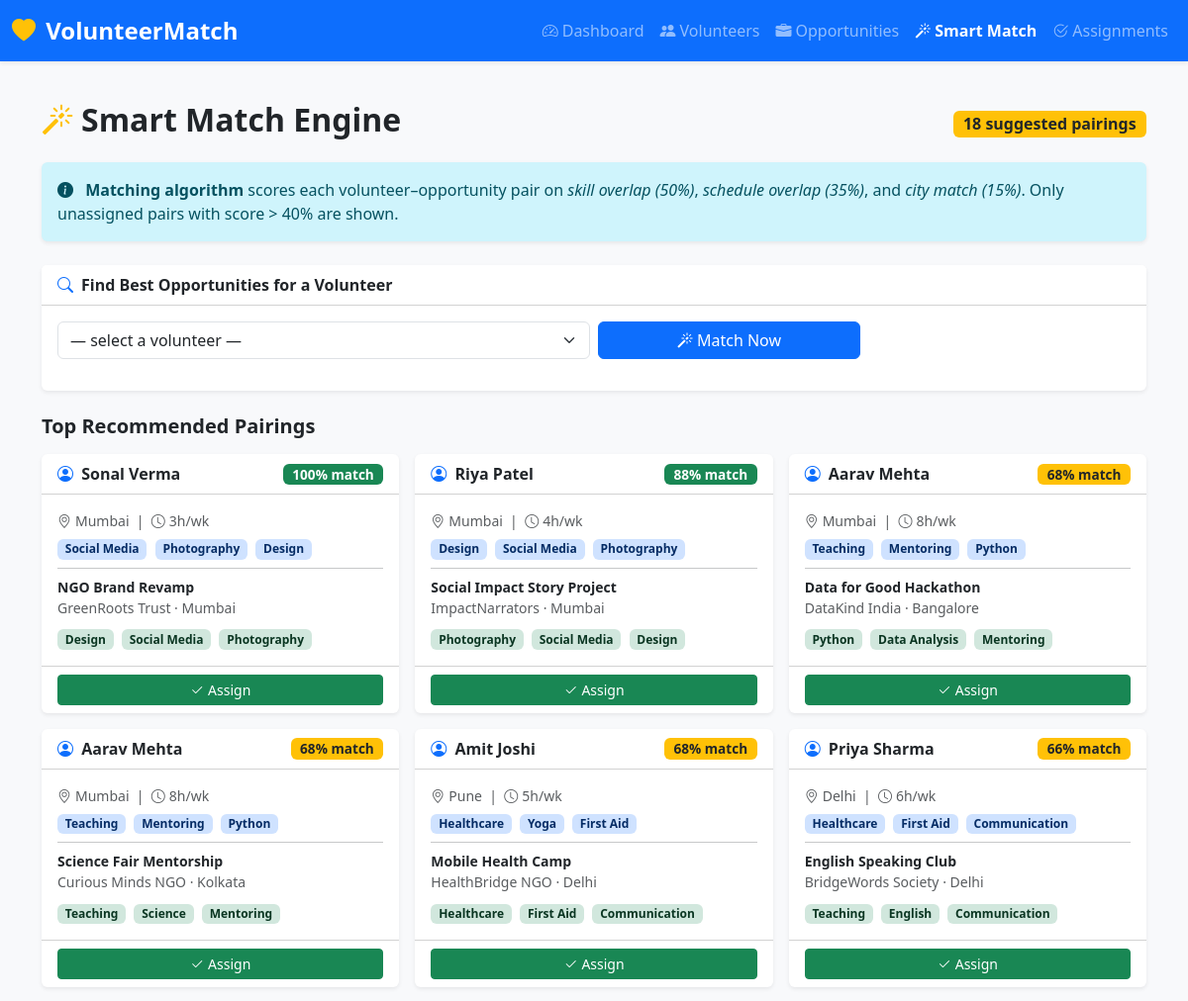
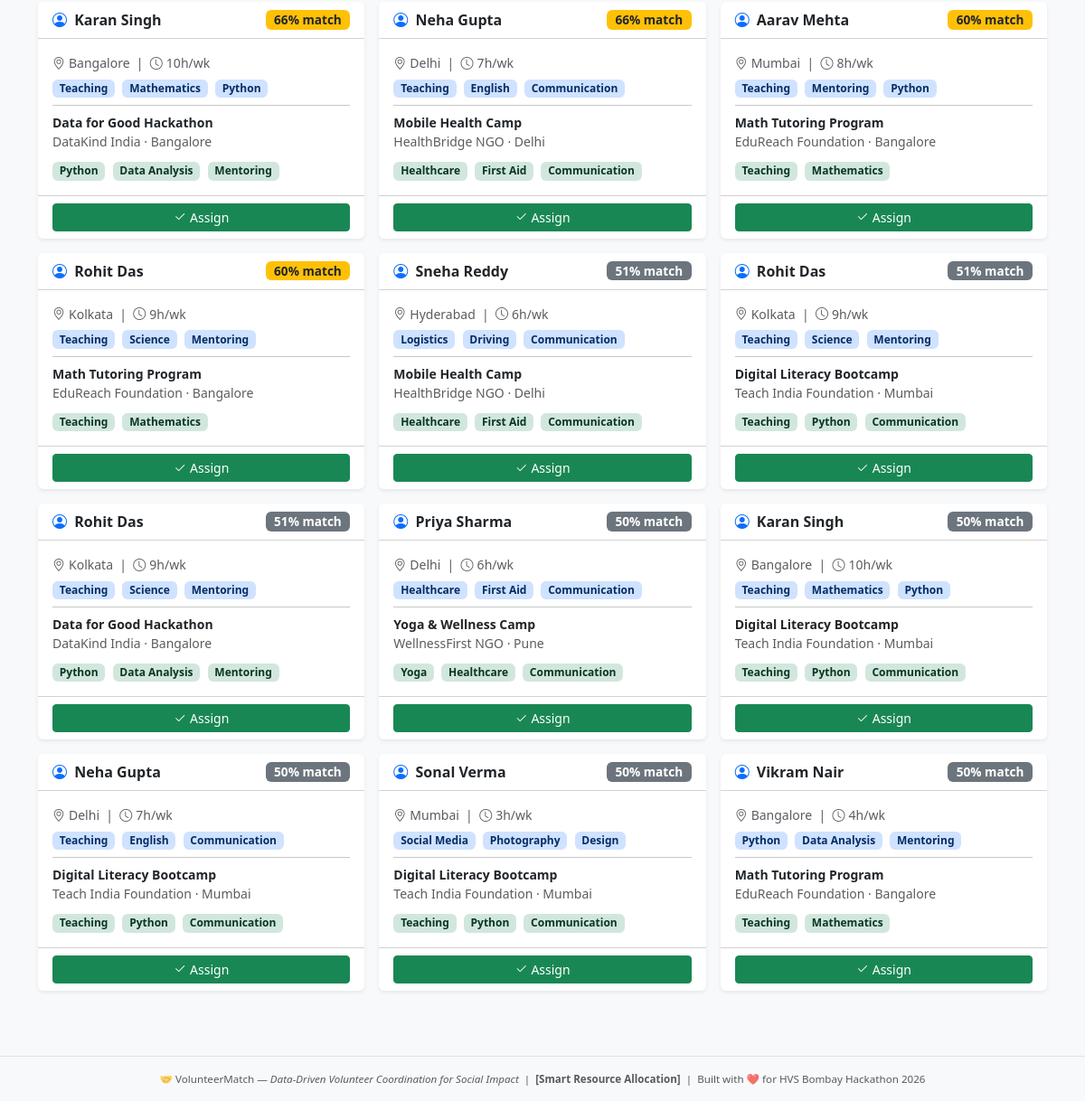
Page /match on the committed database (2 pictures, top to bottom).
### tables this page shows
CREATE TABLE volunteers (
            id          INTEGER PRIMARY KEY AUTOINCREMENT,
            name        TEXT NOT NULL,
            email       TEXT UNIQUE NOT NULL,
            phone       TEXT,
            city        TEXT NOT NULL,
            skills      TEXT NOT NULL,   -- comma-separated list
            availability TEXT NOT NULL,  -- JSON array of weekday names
            hours_week  INTEGER DEFAULT 5,
            bio         TEXT,
            joined_at   DATETIME DEFAULT CURRENT_TIMESTAMP,
            active      INTEGER DEFAULT 1
        );

CREATE TABLE opportunities (
            id           INTEGER PRIMARY KEY AUTOINCREMENT,
            title        TEXT NOT NULL,
            organization TEXT NOT NULL,
            city         TEXT NOT NULL,
            category     TEXT NOT NULL,
            description  TEXT,
            required_skills TEXT NOT NULL,  -- comma-separated
            schedule     TEXT NOT NULL,     -- JSON array of weekday names
            volunteers_needed INTEGER DEFAULT 1,
            start_date   TEXT,
            end_date     TEXT,
            created_at   DATETIME DEFAULT CURRENT_TIMESTAMP,
            active       INTEGER DEFAULT 1
        );

### app.py (the view)
@app.route("/match")
def match():
    conn = get_db()
    volunteers_list  = conn.execute("SELECT * FROM volunteers WHERE active=1").fetchall()
    opportunities_list = conn.execute("SELECT * FROM opportunities WHERE active=1").fetchall()
    existing = {
        (r["volunteer_id"], r["opportunity_id"])
        for r in conn.execute("SELECT volunteer_id,opportunity_id FROM assignments").fetchall()
    }
    suggestions = []
    for v in volunteers_list:
        for o in opportunities_list:
            if (v["id"], o["id"]) in existing:
                continue
            score = compute_match_score(v, o)
            if score > 0.4:
                suggestions.append({
                    "volunteer": dict(v),
                    "opportunity": dict(o),
                    "score": score,
                    "score_pct": int(score * 100)
                })
    suggestions.sort(key=lambda x: x["score"], reverse=True)
    conn.close()
    return render_template("match.html",
                           suggestions=suggestions[:20],
                           volunteers=volunteers_list,
                           opportunities=opportunities_list)

### app.py (called while the page is built)
def compute_match_score(volunteer, opportunity):
    vol_skills   = {s.strip().lower() for s in volunteer["skills"].split(",")}
    req_skills   = {s.strip().lower() for s in opportunity["required_skills"].split(",")}
    vol_avail    = set(json.loads(volunteer["availability"]))
    opp_schedule = set(json.loads(opportunity["schedule"]))
    if req_skills:
        skill_score = len(vol_skills & req_skills) / len(req_skills)
    else:
        skill_score = 1.0
    if opp_schedule:
        avail_score = len(vol_avail & opp_schedule) / len(opp_schedule)
    else:
        avail_score = 1.0
    city_score = 1.0 if volunteer["city"].lower() == opportunity["city"].lower() else 0.0
    return round(0.50 * skill_score + 0.35 * avail_score + 0.15 * city_score, 4)

### database.py (called while the page is built)
def get_db():
    conn = sqlite3.connect(DB_PATH)
    conn.row_factory = sqlite3.Row
    conn.execute("PRAGMA foreign_keys = ON")
    return conn

### templates/match.html (shortened to what this page needs)
{% extends "base.html" %}
{% block content %}
<div class="container py-4">
  <div class="d-flex justify-content-between align-items-center mb-3">
    <h2 class="fw-bold"><i class="bi bi-magic text-warning me-2"></i>Smart Match Engine</h2>
    <span class="badge bg-warning text-dark fs-6">
      {{ suggestions|length }} suggested pairings
    </span>
  </div>
  <div class="alert alert-info border-0 shadow-sm mb-4">
    <i class="bi bi-info-circle-fill me-2"></i>
    <strong>Matching algorithm</strong> scores each volunteer–opportunity pair on
    <em>skill overlap (50%)</em>, <em>schedule overlap (35%)</em>, and <em>city match (15%)</em>.
    Only unassigned pairs with score &gt; 40% are shown.
  </div>
  <div class="card border-0 shadow-sm mb-4">
    <div class="card-header bg-white fw-semibold">
      <i class="bi bi-search me-2 text-primary"></i>Find Best Opportunities for a Volunteer
    </div>
    <div class="card-body">
      <div class="row g-2 align-items-end">
        <div class="col-sm-6">
          <select id="volSelect" class="form-select">
            <option value="">— select a volunteer —</option>
          </select>
        </div>
        <div class="col-sm-3">
          <button class="btn btn-primary w-100" onclick="fetchMatches()">
            <i class="bi bi-magic me-1"></i>Match Now
          </button>
        </div>
      </div>
    </div>
  </div>
  <h5 class="fw-bold mb-3">Top Recommended Pairings</h5>
  <div class="row g-3">
    {% for s in suggestions %}
    <div class="col-md-6 col-lg-4">
      <div class="card match-card border-0 shadow-sm h-100">
        <div class="card-header bg-transparent d-flex justify-content-between align-items-center">
          <div>
            <i class="bi bi-person-circle text-primary me-1"></i>
            <strong>{{ s.volunteer.name }}</strong>
          </div>
          <span class="badge score-badge {% if s.score >= 0.8 %}bg-success{% elif s.score >= 0.6 %}bg-warning text-dark{% else %}bg-secondary{% endif %}">
            {{ s.score_pct }}% match
          </span>
        </div>
        <div class="card-body">
          <div class="mb-1 small text-muted">
            <i class="bi bi-geo-alt me-1"></i>{{ s.volunteer.city }}
            &nbsp;|&nbsp;
            <i class="bi bi-clock me-1"></i>{{ s.volunteer.hours_week }}h/wk
          </div>
          <div class="mb-2">
            {% for sk in s.volunteer.skills.split(',') %}
            <span class="badge bg-primary-subtle text-primary-emphasis me-1">{{ sk.strip() }}</span>
            {% endfor %}
          </div>
          <hr class="my-2"/>
          <div class="small fw-semibold">{{ s.opportunity.title }}</div>
          <div class="small text-muted mb-2">{{ s.opportunity.organization }} · {{ s.opportunity.city }}</div>
          <div>
            {% for sk in s.opportunity.required_skills.split(',') %}
            <span class="badge bg-success-subtle text-success-emphasis me-1">{{ sk.strip() }}</span>
            {% endfor %}
          </div>
        </div>
        <div class="card-footer bg-transparent">
          <button class="btn btn-sm btn-success w-100"
                  onclick="assign({{ s.volunteer.id }}, {{ s.opportunity.id }}, this)">
            <i class="bi bi-check2 me-1"></i>Assign
          </button>
        </div>
      </div>
    </div>
    {% else %}
    <div class="col-12 text-center text-muted py-5">
      <i class="bi bi-check-all fs-1 d-block mb-2"></i>All high-score pairings have already been assigned!
    </div>
    {% endfor %}
  </div>
</div>
{% endblock %}

### static/css/style.css (style rules this page uses)
:root { --vm-primary: #2563eb; --vm-success: #16a34a; --vm-warning: #d97706; }
body { background-color: #f8f9fb; font-family: 'Segoe UI', system-ui, -apple-system, sans-serif; }
.volunteer-card, .opp-card, .match-card { transition: transform .2s, box-shadow .2s; }
.score-badge { font-size: .85rem; padding: .3em .7em; }

### rows in the picture
volunteers: volunteer.name "Sonal Verma" "Sonal Verma", volunteer.city "Mumbai" "Mumbai", volunteer.hours_week "3" "3"
opportunities: opportunity "NGO Brand Revamp", opportunity.organization "GreenRoots Trust", opportunity.city "Mumbai"
volunteers: volunteer.name "Riya Patel", volunteer.city "Mumbai", volunteer.hours_week "4"
opportunities: opportunity "Social Impact Story Project", opportunity.organization "ImpactNarrators", opportunity.city "Mumbai"
volunteers: volunteer.name "Aarav Mehta" "Aarav Mehta" "Aarav Mehta", volunteer.city "Mumbai" "Mumbai" "Mumbai", volunteer.hours_week "8" "8" "8"
opportunities: opportunity "Data for Good Hackathon" "Data for Good Hackathon" "Data for Good Hackathon", opportunity.organization "DataKind India" "DataKind India" "DataKind India", opportunity.city "Bangalore" "Bangalore" "Bangalore"
opportunities: opportunity "Science Fair Mentorship", opportunity.organization "Curious Minds NGO", opportunity.city "Kolkata"
volunteers: volunteer.name "Amit Joshi", volunteer.city "Pune", volunteer.hours_week "5"
opportunities: opportunity "Mobile Health Camp" "Mobile Health Camp" "Mobile Health Camp", opportunity.organization "HealthBridge NGO" "HealthBridge NGO" "HealthBridge NGO", opportunity.city "Delhi" "Delhi" "Delhi"
volunteers: volunteer.name "Priya Sharma" "Priya Sharma", volunteer.city "Delhi" "Delhi", volunteer.hours_week "6" "6"
opportunities: opportunity "English Speaking Club", opportunity.organization "BridgeWords Society", opportunity.city "Delhi"
volunteers: volunteer.name "Karan Singh" "Karan Singh", volunteer.city "Bangalore" "Bangalore", volunteer.hours_week "10" "10"
volunteers: volunteer.name "Neha Gupta" "Neha Gupta", volunteer.city "Delhi" "Delhi", volunteer.hours_week "7" "7"
opportunities: opportunity "Math Tutoring Program" "Math Tutoring Program" "Math Tutoring Program", opportunity.organization "EduReach Foundation" "EduReach Foundation" "EduReach Foundation", opportunity.city "Bangalore" "Bangalore" "Bangalore"
volunteers: volunteer.name "Rohit Das" "Rohit Das" "Rohit Das", volunteer.city "Kolkata" "Kolkata" "Kolkata", volunteer.hours_week "9" "9" "9"
volunteers: volunteer.name "Sneha Reddy", volunteer.city "Hyderabad", volunteer.hours_week "6"
opportunities: opportunity "Digital Literacy Bootcamp" "Digital Literacy Bootcamp" "Digital Literacy Bootcamp" "Digital Literacy Bootcamp", opportunity.organization "Teach India Foundation" "Teach India Foundation" "Teach India Foundation" "Teach India Foundation", opportunity.city "Mumbai" "Mumbai" "Mumbai" "Mumbai"
opportunities: opportunity "Yoga & Wellness Camp", opportunity.organization "WellnessFirst NGO", opportunity.city "Pune"
volunteers: volunteer.name "Vikram Nair", volunteer.city "Bangalore", volunteer.hours_week "4"

### other values in the picture
{{ suggestions|length }} "18"
{{ s.score_pct }} "100" "88" "68" "68" "68" "66" "66" "66" "60" "60" "51" "51" "51" "50" "50" "50" "50" "50"
{{ sk.strip() }} "Social Media" "Photography" "Design" "Design" "Social Media" "Photography" "Teaching" "Mentoring" "Python" "Teaching" "Mentoring" "Python" "Healthcare" "Yoga" "First Aid" "Healthcare" "First Aid" "Communication" "Teaching" "Mathematics" "Python" "Teaching" "English" "Communication" "Teaching" "Mentoring" "Python" "Teaching" "Science" "Mentoring" "Logistics" "Driving" "Communication" "Teaching" "Science" "Mentoring" "Teaching" "Science" "Mentoring" "Healthcare" "First Aid" "Communication" "Teaching" "Mathematics" "Python" "Teaching" "English" "Communication" "Social Media" "Photography" "Design" "Python" "Data Analysis" "Mentoring"
{{ sk.strip() }} "Design" "Social Media" "Photography" "Photography" "Social Media" "Design" "Python" "Data Analysis" "Mentoring" "Teaching" "Science" "Mentoring" "Healthcare" "First Aid" "Communication" "Teaching" "English" "Communication" "Python" "Data Analysis" "Mentoring" "Healthcare" "First Aid" "Communication" "Teaching" "Mathematics" "Teaching" "Mathematics" "Healthcare" "First Aid" "Communication" "Teaching" "Python" "Communication" "Python" "Data Analysis" "Mentoring" "Yoga" "Healthcare" "Communication" "Teaching" "Python" "Communication" "Teaching" "Python" "Communication" "Teaching" "Python" "Communication" "Teaching" "Mathematics"
